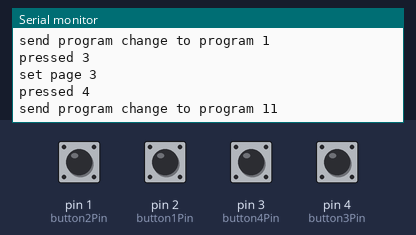
The sketch below on a simulated Teensy 4. Shown: the last lines printed to the serial monitor. The inputs (shaded band) are chosen by the test bench; at power-on: pin 1 (button2Pin), pin 2 (button1Pin), pin 3 (button4Pin), pin 4 (button3Pin) HIGH.

Above: at 1.2 s.
1.3 s: pin 1 (button2Pin) pulled LOW for 0.15 s
At 1.43 s:
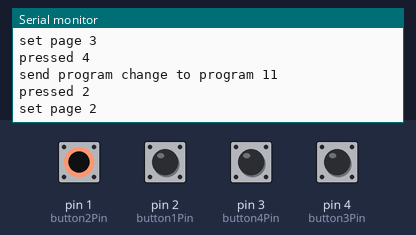
2.9 s: pin 2 (button1Pin) pulled LOW for 0.15 s
At 4.2 s:
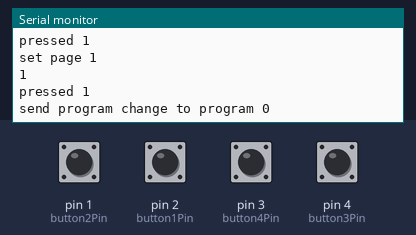
4.5 s: pin 3 (button4Pin) pulled LOW for 0.15 s
At 5.4 s:
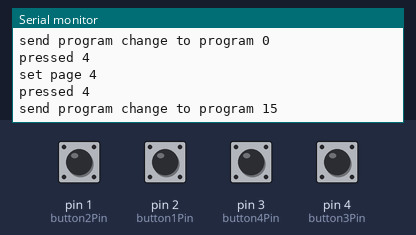
6.1 s: pin 4 (button3Pin) pulled LOW for 0.15 s
At 6.6 s:
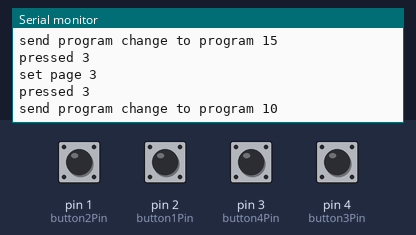
Timing chart, 0 to 8.7 s (numbered marks = the images above; inputs shaded):
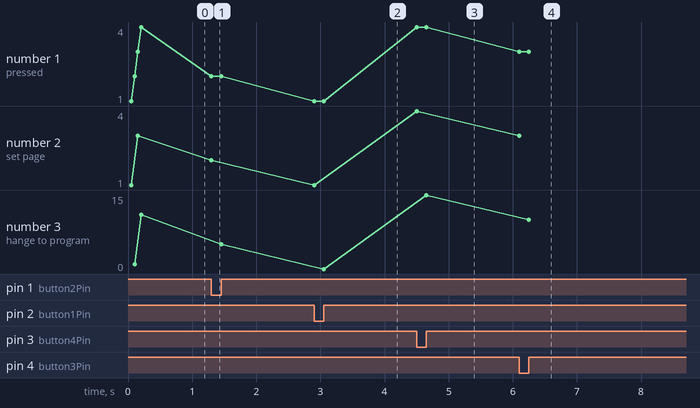

The sketch:

midistomp_program_change.ino
```cpp
const int button1Pin=2;
const int button2Pin=1;
const int button3Pin=4;
const int button4Pin=3;

int button1State=LOW;
int button2State=LOW;
int button3State=LOW;
int button4State=LOW;

const int channel=1;

long lastClick=0;
const long debounceTime=50;  //50 ms

elapsedMillis button1LastClick;
elapsedMillis button2LastClick;
elapsedMillis button3LastClick;
elapsedMillis button4LastClick;

bool switchoff1=false;
bool switchoff2=false;
bool switchoff3=false;
bool switchoff4=false;

void setup() {
  Serial.begin(9600);
  Serial.println("start");

  pinMode(button1Pin, INPUT_PULLUP);
  pinMode(button2Pin, INPUT_PULLUP);
  pinMode(button3Pin, INPUT_PULLUP);
  pinMode(button4Pin, INPUT_PULLUP);

//  digitalWrite(button1Out, HIGH);
}

int page=0;
elapsedMillis lastPageReceived;
int changeTimeMs=1000;

void buttonPressed(int buttonNumber){
  if(page==0 || lastPageReceived>changeTimeMs){
    // select page
    lastPageReceived=0;
    page=buttonNumber;
    Serial.print("set page ");
    Serial.println(page);
  } else{
    // select program and send midi message
    int midiProgram=((page-1)*4) + buttonNumber-1;
    usbMIDI.sendProgramChange(midiProgram, channel);
    page=0;
    Serial.print("send program change to program ");
    Serial.println(midiProgram);
  }
}

void loop() {

  int buttonState=digitalRead(button1Pin);
  if(buttonState!=button1State && millis()-lastClick>debounceTime){
    Serial.println(buttonState);
    button1State=buttonState;
    lastClick=millis();
    Serial.println("pressed 1");
    button1LastClick=0;
    buttonPressed(1);
    switchoff1=true;
  }

  buttonState=digitalRead(button2Pin);

  if(buttonState!=button2State && millis()-lastClick>debounceTime){
    button2State=buttonState;
    lastClick=millis();
    Serial.println("pressed 2");
    button2LastClick=0;
    buttonPressed(2);
    switchoff2=true;
  }

  buttonState=digitalRead(button3Pin);
  if(buttonState!=button3State && millis()-lastClick>debounceTime){
    button3State=buttonState;
    lastClick=millis();
    Serial.println("pressed 3");
    button3LastClick=0;
    buttonPressed(3);
    switchoff3=true;
  }
  buttonState=digitalRead(button4Pin);
  if(buttonState!=button4State && millis()-lastClick>debounceTime){
    button4State=buttonState;
    lastClick=millis();
    Serial.println("pressed 4");
    button4LastClick=0;
    buttonPressed(4);
    switchoff4=true;
  }

//  if(switchoff1 && button1LastClick>50){
//    usbMIDI.sendNoteOn(60, 0, channel);
//    switchoff1=false;
//  }
//  if(switchoff2 && button2LastClick>50){
//    usbMIDI.sendNoteOn(61, 0, channel);
//    switchoff2=false;
//  }
//  if(switchoff3 && button3LastClick>50){
//    usbMIDI.sendNoteOn(62, 0, channel);
//    switchoff3=false;
//  }
//  if(switchoff4 && button4LastClick>50){
//    usbMIDI.sendNoteOn(63, 0, channel);
//    switchoff4=false;
//  }


  while (usbMIDI.read()) {
    // ignore incoming messages
  }
}
```

Measured:
- after the input at 1.3 s, the serial monitor: prints a new line at once (image 1)
- after the input at 2.9 s, the serial monitor: prints a new line at once (image 2)
- after the input at 4.5 s, the serial monitor: prints a new line at once (image 3)
- after the input at 6.1 s, the serial monitor: prints a new line at once (image 4)
- plotted number 1: 1 → 4 after the input at 4.5 s, 4 → 3 after the input at 6.1 s
- plotted number 2: 1 → 4 after the input at 4.5 s, 4 → 3 after the input at 6.1 s
- plotted number 3: 11 → 5 after the input at 1.3 s, 5 → 0 after the input at 2.9 s, 0 → 15 after the input at 4.5 s, 15 → 10 after the input at 6.1 s
